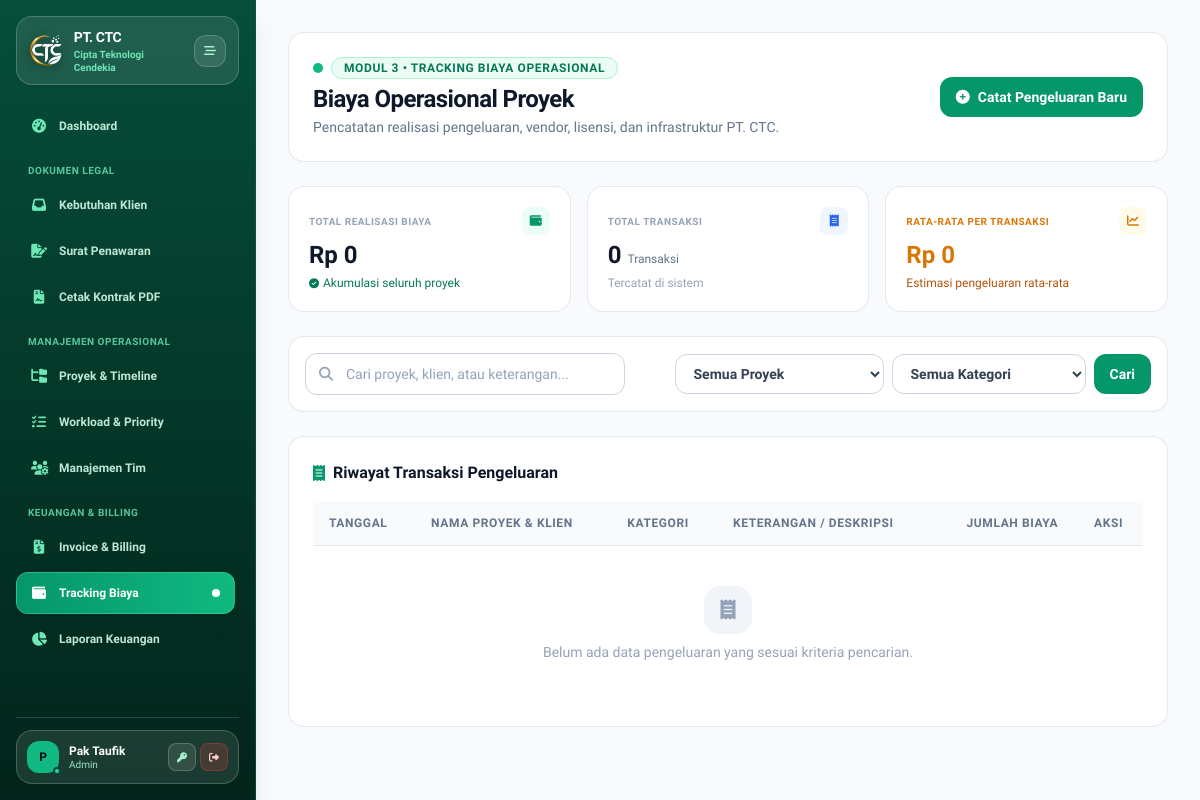
Page /modules/expenses/index.php (signed in) on the earlier database version.
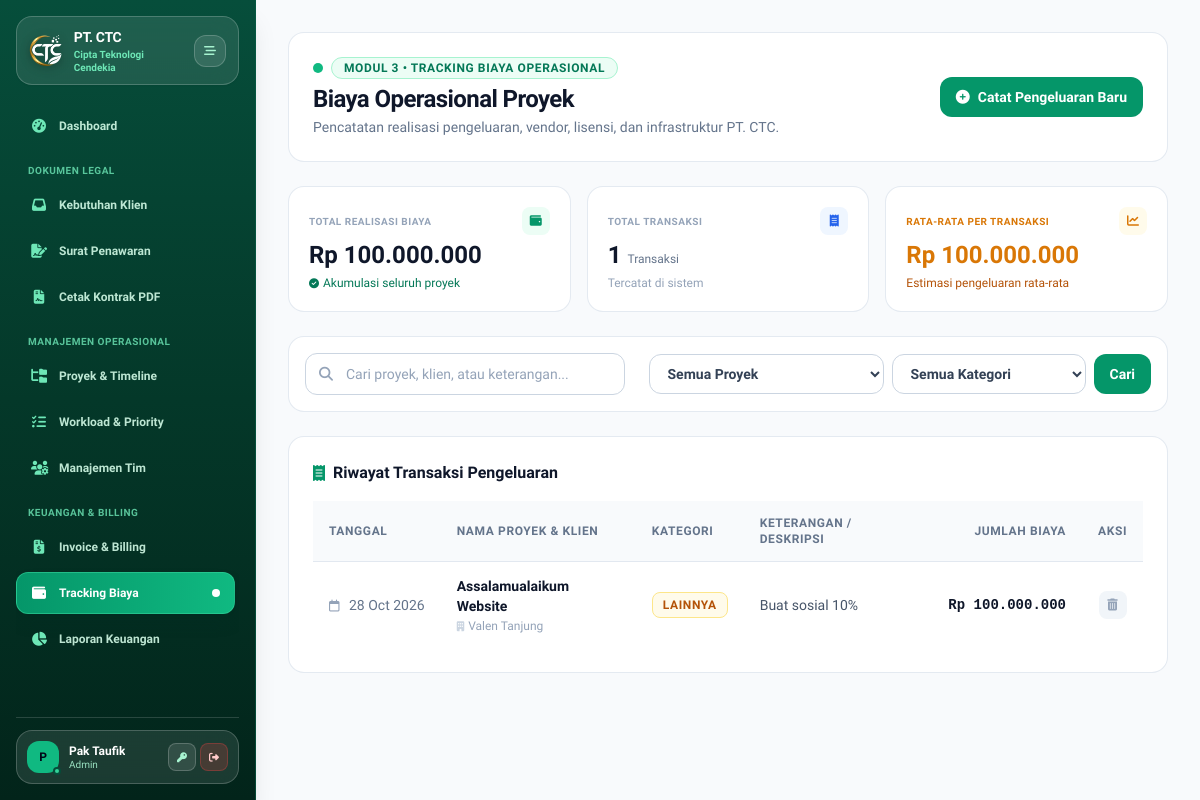
Same page on the later database version.
### tables this page shows
CREATE TABLE `expenses` (
  `id` int(11) NOT NULL,
  `project_id` int(11) NOT NULL,
  `kategori` varchar(100) NOT NULL,
  `keterangan` text DEFAULT NULL,
  `jumlah_biaya` decimal(15,2) NOT NULL,
  `tanggal_pengeluaran` date NOT NULL
);

CREATE TABLE `projects` (
  `id` int(11) NOT NULL,
  `nama_projek` varchar(150) NOT NULL,
  `klien` varchar(100) NOT NULL,
  `budget` decimal(15,2) NOT NULL DEFAULT 0.00,
  `tanggal_mulai` date NOT NULL,
  `deadline` date NOT NULL,
  `status` enum('Planning','In Progress','Completed','On Hold') DEFAULT 'Planning',
  `kategori_rab` enum('Website','IoT','Mobile','Custom') NOT NULL DEFAULT 'Website',
  `rab_custom_data` longtext DEFAULT NULL,
  `client_token` varchar(64) DEFAULT NULL,
  `requirement_id` int(11) DEFAULT NULL,
  `created_at` timestamp NOT NULL DEFAULT current_timestamp()
);

### modules/expenses/index.php (the view, shortened to what the changed rows need)
<?php
require_once __DIR__ . '/../../config/database.php';
$page            = max(1, (int)($_GET['page'] ?? 1));
$limit           = 7;
$offset          = ($page - 1) * $limit;
$queryBase = "
    FROM expenses e
    JOIN projects p ON e.project_id = p.id
    WHERE 1=1
";
$params = [];
$queryExpenses = "SELECT e.*, p.nama_projek, p.klien, p.budget " . $queryBase . " ORDER BY e.tanggal_pengeluaran DESC, e.id DESC LIMIT $limit OFFSET $offset";
$stmt = $pdo->prepare($queryExpenses);
$stmt->execute($params);
$expenses = $stmt->fetchAll();
$totalAllExpenses = $pdo->query("SELECT SUM(jumlah_biaya) FROM expenses")->fetchColumn() ?: 0;
$totalCountAll    = $pdo->query("SELECT COUNT(*) FROM expenses")->fetchColumn() ?: 0;
$avgExpense       = $totalCountAll > 0 ? $totalAllExpenses / $totalCountAll : 0;
require_once __DIR__ . '/../../includes/header.php';
require_once __DIR__ . '/../../includes/sidebar.php';
?>
<main class="flex-1 p-4 sm:p-6 md:p-8 overflow-y-auto w-full min-w-0 bg-[#f8fafc] text-slate-800 selection:bg-emerald-600 selection:text-white relative">
    <div class="flex flex-col sm:flex-row justify-between sm:items-center gap-5 mb-6 bg-white p-5 sm:p-6 rounded-2xl border border-slate-200/90 shadow-xs">
        <div class="shrink-0">
            <h1 class="text-xl md:text-2xl font-bold text-slate-900 tracking-tight">Biaya Operasional Proyek</h1>
        </div>
    </div>
    <div class="grid grid-cols-1 sm:grid-cols-3 gap-4 mb-6">
        <div class="bg-white border border-slate-200/90 p-5 rounded-2xl shadow-xs hover:border-slate-300 transition">
            <div class="flex items-center justify-between mb-1">
                <span class="text-[10px] font-bold text-slate-400 uppercase tracking-wider">Total Realisasi Biaya</span>
                <div class="w-7 h-7 rounded-lg bg-emerald-50 text-emerald-600 flex items-center justify-center text-xs">
                </div>
            </div>
            <h3 class="text-xl md:text-2xl font-bold text-slate-900 font-mono">Rp <?= number_format($totalAllExpenses, 0, ',', '.') ?></h3>
            <span class="text-xs text-emerald-700 font-medium mt-1 flex items-center gap-1"><i class="fa-solid fa-circle-check text-[10px]"></i> Akumulasi seluruh proyek</span>
        </div>
        <div class="bg-white border border-slate-200/90 p-5 rounded-2xl shadow-xs hover:border-slate-300 transition">
            <div class="flex items-center justify-between mb-1">
                <span class="text-[10px] font-bold text-slate-400 uppercase tracking-wider">Total Transaksi</span>
                <div class="w-7 h-7 rounded-lg bg-blue-50 text-blue-600 flex items-center justify-center text-xs">
                </div>
            </div>
            <h3 class="text-xl md:text-2xl font-bold text-slate-900 font-mono"><?= number_format($totalCountAll) ?> <span class="text-xs font-sans font-normal text-slate-500">Transaksi</span></h3>
            <span class="text-xs text-slate-400 font-normal mt-1 block">Tercatat di sistem</span>
        </div>
        <div class="bg-white border border-slate-200/90 p-5 rounded-2xl shadow-xs hover:border-amber-200 transition">
            <div class="flex items-center justify-between mb-1">
                <span class="text-[10px] font-bold text-amber-600 uppercase tracking-wider">Rata-Rata per Transaksi</span>
                <div class="w-7 h-7 rounded-lg bg-amber-50 text-amber-600 flex items-center justify-center text-xs">
                </div>
            </div>
            <h3 class="text-xl md:text-2xl font-bold text-amber-600 font-mono">Rp <?= number_format($avgExpense, 0, ',', '.') ?></h3>
            <span class="text-xs text-amber-700 font-medium mt-1 block">Estimasi pengeluaran rata-rata</span>
        </div>
    </div>
    <div class="bg-white border border-slate-200/90 rounded-2xl p-5 sm:p-6 shadow-xs mb-8">
        <div class="hidden md:block overflow-x-auto">
            <table class="w-full text-left text-xs sm:text-sm border-collapse min-w-[700px]">
                <thead>
                    <tr class="bg-slate-50 text-slate-500 uppercase font-semibold text-xs tracking-wider border-b border-slate-200">
                        <th class="py-3.5 px-4">TANGGAL</th>
                        <th class="py-3.5 px-4">NAMA PROYEK & KLIEN</th>
                        <th class="py-3.5 px-4">KATEGORI</th>
                        <th class="py-3.5 px-4">KETERANGAN / DESKRIPSI</th>
                        <th class="py-3.5 px-4 text-right">JUMLAH BIAYA</th>
                        <th class="py-3.5 px-4 text-center">AKSI</th>
                    </tr>
                </thead>
                <tbody class="divide-y divide-slate-100">
                    <?php if (empty($expenses)): ?>
                        <tr>
                            <td colspan="6" class="text-center py-10 text-slate-400 font-normal">
                                <div class="w-12 h-12 mx-auto mb-2 rounded-2xl bg-slate-100 text-slate-400 flex items-center justify-center text-xl">
                                    <i class="fa-solid fa-receipt"></i>
                                </div>
                                Belum ada data pengeluaran yang sesuai kriteria pencarian.
                            </td>
                        </tr>
                    <?php else: ?>
                        <?php foreach ($expenses as $e): ?>
                            <tr class="hover:bg-slate-50/80 transition">
                                <td class="py-3.5 px-4 text-slate-500 font-normal whitespace-nowrap">
                                    <i class="fa-regular fa-calendar text-slate-400 mr-1.5 text-xs"></i> <?= date('d M Y', strtotime($e['tanggal_pengeluaran'])) ?>
                                </td>
                                <td class="py-3.5 px-4">
                                    <p class="font-bold text-slate-900 text-xs sm:text-sm leading-tight mb-0.5"><?= htmlspecialchars($e['nama_projek']) ?></p>
                                    <span class="text-xs text-slate-400 font-normal flex items-center gap-1"><i class="fa-solid fa-building text-slate-300 text-[10px]"></i> <?= htmlspecialchars($e['klien']) ?></span>
                                </td>
                                <td class="py-3.5 px-4">
                                    <span class="px-2.5 py-1 rounded-lg text-xs font-semibold uppercase inline-block border tracking-wider whitespace-nowrap
                                        <?php
                                            switch($e['kategori']) {
                                                default: echo 'bg-amber-50 text-amber-700 border-amber-200';
                                            }
                                        ?>">
                                        <?= htmlspecialchars($e['kategori']) ?>
                                    </span>
                                </td>
                                <td class="py-3.5 px-4 text-slate-600 max-w-xs truncate font-normal">
                                    <?= htmlspecialchars($e['keterangan'] ?: '-') ?>
                                </td>
                                <td class="py-3.5 px-4 text-right font-bold text-slate-900 font-mono whitespace-nowrap">
                                    Rp <?= number_format($e['jumlah_biaya'], 0, ',', '.') ?>
                                </td>
                                <td class="py-3.5 px-4 text-center">
                                    <a href="delete.php?id=<?= $e['id'] ?>" onclick="return confirm('Apakah Anda yakin ingin menghapus catatan biaya ini?')" class="btn-press w-7 h-7 rounded-lg bg-slate-100 hover:bg-red-50 hover:text-red-600 text-slate-400 inline-flex items-center justify-center transition" title="Hapus Biaya">
                                        <i class="fa-solid fa-trash-can text-xs"></i>
                                    </a>
                                </td>
                            </tr>
                        <?php endforeach; ?>
                    <?php endif; ?>
                </tbody>
            </table>
        </div>
    </div>
</main>
<?php require_once __DIR__ . '/../../includes/footer.php'; ?>

Differences in the rows shown:
added expenses: tanggal_pengeluaran "28 Oct 2026", project.nama_projek "Assalamualaikum Website", project.klien "Valen Tanjung", kategori "LAINNYA", keterangan "Buat sosial 10%", jumlah_biaya "100.000.000"
Other differences:
$totalAllExpenses: "0" → "100.000.000"
$totalCountAll: "0" → "1"
$avgExpense: "0" → "100.000.000"
text no longer shown: "Belum ada data pengeluaran yang sesuai kriteria pencarian."
